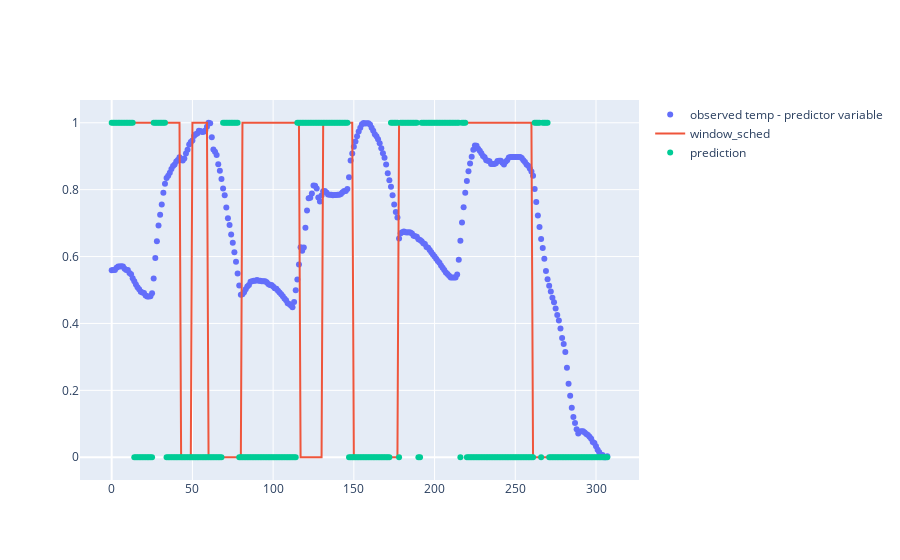

The cell this chart's notebook holds for it:
### Code cell
fig = make_subplots(rows=1, cols=1, shared_xaxes=True)

fig.add_trace(go.Scatter(
    y=x_test, 
    mode='markers',
    name="observed temp - predictor variable"
), row = 1, col = 1)

fig.add_trace(go.Scatter(
    y=y_test, 
    mode='lines',
    name="window_sched",
), row = 1, col = 1)


fig.add_trace(go.Scatter(
    y=prediction, 
    mode='markers',
    name="prediction",
), row = 1, col = 1)

### Figure 1 — Plotly figure (JSON) as saved in the notebook; plotly's stock layout.template omitted (floating-point values rounded to 4 significant figures; data arrays with more than 128 entries replaced by an {"elided": "..."} marker saying what was removed)
{"data": [{"mode": "markers", "name": "observed temp - predictor variable", "type": "scatter", "xaxis": "x", "y": {"elided": "308 float values"}, "yaxis": "y"}, {"mode": "lines", "name": "window_sched", "type": "scatter", "xaxis": "x", "y": {"elided": "308 int values"}, "yaxis": "y"}, {"mode": "markers", "name": "prediction", "type": "scatter", "xaxis": "x", "y": {"elided": "308 int values"}, "yaxis": "y"}], "layout": {"xaxis": {"anchor": "y", "domain": [0, 1]}, "yaxis": {"anchor": "x", "domain": [0, 1]}}}
